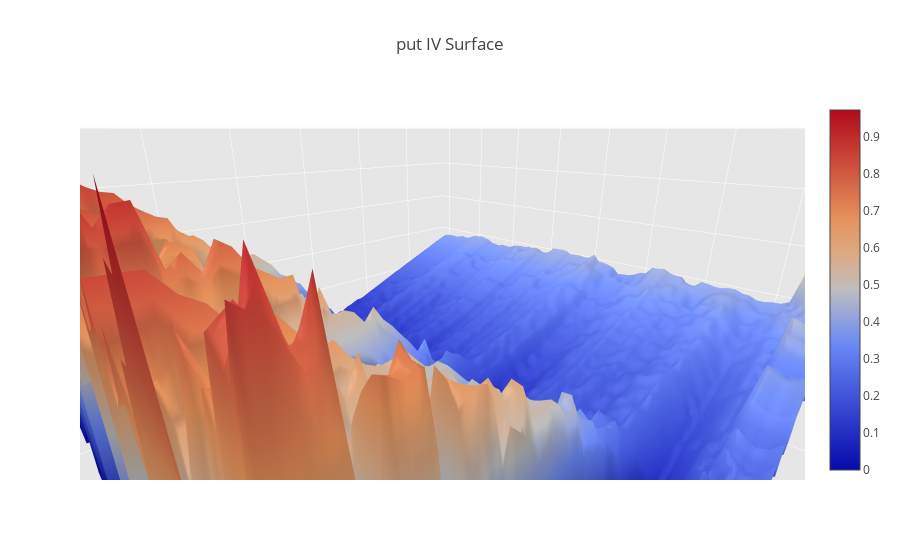

Notebook cell for this chart:
### Code cell
iplot(fig_iv)

### Figure 1 — Plotly figure (JSON) as saved in the notebook; plotly's stock layout.template omitted (floating-point values rounded to 4 significant figures; data arrays with more than 128 entries replaced by an {"elided": "..."} marker saying what was removed)
{"data": [{"name": "IV Surface", "type": "surface", "x": {"elided": "79x61 int values"}, "y": {"elided": "79x61 float values"}, "z": {"elided": "79x61 float values"}}], "layout": {"autosize": true, "scene": {"aspectmode": "manual", "aspectratio": {"x": 2, "y": 2, "z": 1}, "camera": {"center": {"x": 0, "y": 0, "z": 0}, "eye": {"x": 1, "y": 1, "z": 0.5}, "up": {"x": 0, "y": 0, "z": 1}}, "xaxis": {"backgroundcolor": "rgb(230, 230,230)", "gridcolor": "rgb(255, 255, 255)", "showbackground": true, "title": "Strike", "zerolinecolor": "rgb(255, 255, 255)"}, "yaxis": {"backgroundcolor": "rgb(230, 230,230)", "gridcolor": "rgb(255, 255, 255)", "showbackground": true, "title": "Time Remaining", "zerolinecolor": "rgb(255, 255, 255)"}, "zaxis": {"backgroundcolor": "rgb(230, 230,230)", "gridcolor": "rgb(255, 255, 255)", "showbackground": true, "title": "IV", "zerolinecolor": "rgb(255, 255, 255)"}}, "showlegend": false, "title": "put IV Surface"}}
